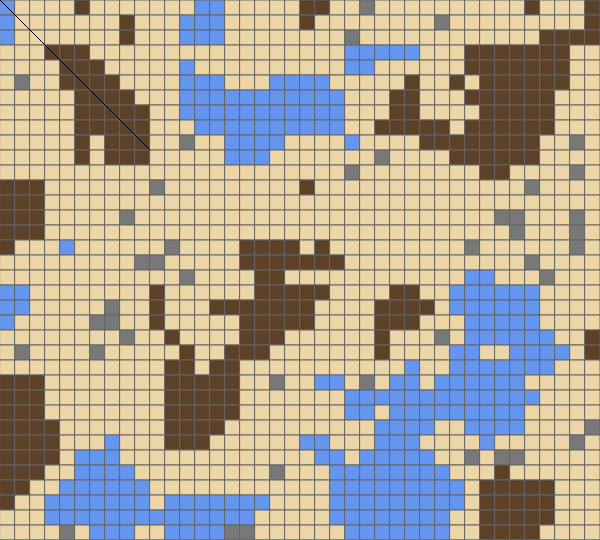
Frame 1 (no input)
Frame 60 (no input): identical to frame 1, image omitted
Frame 120 (the mouse pressed at the canvas centre since frame 60): identical to frame 1, image omitted

The p5.js sketch that drew this single still picture (run headless with seeded random() and noise() and a simulated clock; from frame 60 on, the mouse is pressed at the canvas centre):

// p5.js sketch
// ── sketch.js
let env;
  
function setup() {
  createCanvas(600, 540);
  let rows = 40;
  let cols = 40;
  let tileSize = width / cols;
  let terrainNoise = 0.15; // Adjust this value to control the level of detail in the terrain
  let waterNoise = 0.1;
  env = new Environment(rows, cols, tileSize, terrainNoise, waterNoise);
}

function draw() {

  // Vetor de tuplas representando um caminho
  const path = [
    [0, 0], [1, 1], [2, 2], [3, 3], [4, 4], [5, 5], [6, 6], [7, 7], [8, 8], [9, 9], [10, 10]
  ];

  background(220);
  env.draw();
  env.printfPath(path)
}
// ── env.js
const TERRAIN_SAND = 0;
const TERRAIN_WATER = 1;
const TERRAIN_MUD = 2;
const TERRAIN_OBSTACLE = 3;

class Environment {
    constructor(rows, cols, tileSize, terrainNoise, waterNoise) {
        this.rows = rows;
        this.cols = cols;
        this.tileSize = tileSize;
        this.terrainNoise = terrainNoise;
        this.waterNoise = waterNoise;
        this.grid = this.createGrid();
    }

    // Create a 2D grid using Perlin noise to determine the terrain type
    createGrid() {
        let grid = [];
        for (let i = 0; i < this.rows; i++) {
            let row = [];
            for (let j = 0; j < this.cols; j++) {
                // Map the noise value to the range [0, 1]
                let noiseValue = noise(j * this.terrainNoise, i * this.terrainNoise);
                let terrain;
                if(noiseValue < 0.35) {
                    terrain = TERRAIN_MUD;
                } else if(noiseValue > 0.51 && noiseValue < 0.52){
                    terrain = TERRAIN_OBSTACLE;
                } else if(noiseValue < 0.6){
                    terrain = TERRAIN_SAND;
                } else if (noiseValue < 0.9){
                    terrain = TERRAIN_WATER;
                } else{
                    terrain = TERRAIN_SAND;
                }
                row.push(terrain);
            }
            grid.push(row);
        }

        return grid;
    }

    getGrid(){
        return this.grid;
    }

    // Draw the entire environment based on the grid
    draw() {
        // noStroke();
        stroke(100, 100, 100);
        for (let i = 0; i < this.rows; i++) {
            for (let j = 0; j < this.cols; j++) {
                let x = j * this.tileSize;
                let y = i * this.tileSize;
                let terrain = this.grid[i][j];

                if (terrain === TERRAIN_SAND) {
                    fill(236, 214, 168);
                } else if (terrain === TERRAIN_MUD) {
                    fill(92, 64, 40);
                } else if (terrain === TERRAIN_WATER) {
                    fill(100, 150, 240);
                } else if(terrain === TERRAIN_OBSTACLE){
                    fill(120, 120, 120);
                }

                rect(x, y, this.tileSize, this.tileSize);
            }
        }
    }
    // Get the terrain type at a specific position (x, y)
    getTerrainType(x, y) {
        if (x >= 0 && x < this.cols * this.tileSize && y >= 0 && y < this.rows * this.tileSize) {
            let row = floor(y / this.tileSize);
            let col = floor(x / this.tileSize);
            return this.grid[row][col];
        } else {
            return null;
        }
    }
    
    // Draws on a path on the map
    printfPath(path, color=255) {
        
        for (let i = 1; i < path.length; i++) {

            const tuplaInicial = path[i-1];
            const [xInicial, yInicial] = [tuplaInicial[0]*this.tileSize, tuplaInicial[1]*this.tileSize];
            
            const tuplaFinal = path[i];
            const [xFinal, yFinal] = [tuplaFinal[0]*this.tileSize, tuplaFinal[1]*this.tileSize];

            stroke(0);
            fill(color);
            line(xInicial, yInicial, xFinal, yFinal);
        }
    }

}
